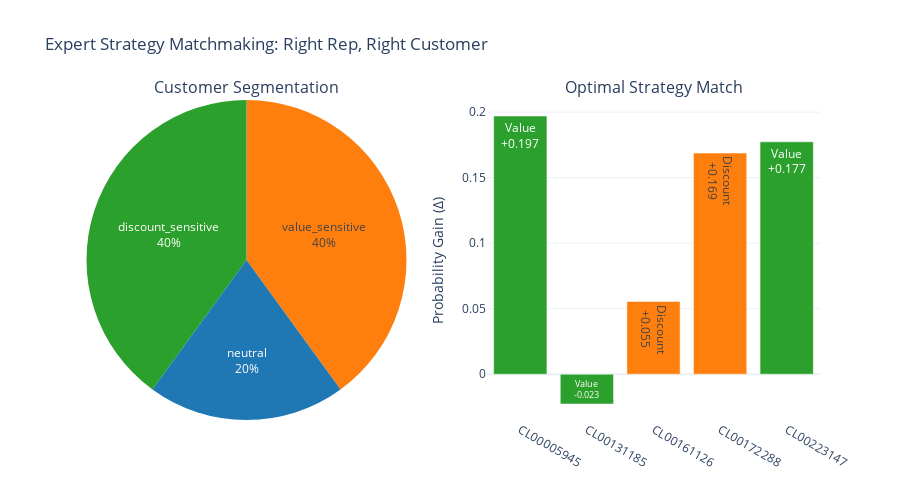

The cell this chart's notebook holds for it:
### Code cell
# SCENARIO 2.14: EXPERT STRATEGY MATCHMAKING DASHBOARD
print("\n=== SCENARIO 2.14: EXPERT STRATEGY MATCHMAKING DASHBOARD ===")

# This will run after the optimized sampling completes

if 'pivot_df' in locals() and len(pivot_df) > 0:
    # Get our 5 selected customers
    selected_df = pivot_df[pivot_df['customer_id'].isin(selected_ids)].copy()
    
    import plotly.graph_objects as go
    from plotly.subplots import make_subplots
    
    fig = make_subplots(
        rows=1, cols=2,
        subplot_titles=('Customer Segmentation', 'Optimal Strategy Match'),
        specs=[[{'type': 'pie'}, {'type': 'bar'}]]
    )
    
    # 1. Pie chart of segments in our sample
    segment_counts = selected_df['segment'].value_counts()
    fig.add_trace(
        go.Pie(
            labels=segment_counts.index,
            values=segment_counts.values,
            marker_colors=['#ff7f0e', '#2ca02c', '#1f77b4'],
            textinfo='label+percent',
            hovertemplate='Segment: %{label}<br>Count: %{value}<extra></extra>'
        ),
        row=1, col=1
    )
    
    # 2. Bar chart showing which strategy wins for each customer
    for _, row in selected_df.iterrows():
        winner = 'Discount' if row['discount_gain'] > row['value_gain'] else 'Value'
        gain = max(row['discount_gain'], row['value_gain'])
        color = '#ff7f0e' if winner == 'Discount' else '#2ca02c'
        
        fig.add_trace(
            go.Bar(
                x=[row['customer_id']],
                y=[gain],
                name=row['segment'],
                marker_color=color,
                text=[f'{winner}<br>{gain:+.3f}'],
                textposition='inside',
                hovertemplate=f"Customer: {row['customer_id']}<br>Segment: {row['segment']}<br>Optimal: {winner}<br>Gain: {gain:+.3f}<extra></extra>"
            ),
            row=1, col=2
        )
    
    fig.update_layout(
        title='Expert Strategy Matchmaking: Right Rep, Right Customer',
        height=500,
        showlegend=False,
        template='plotly_white'
    )
    
    fig.update_yaxes(title_text='Probability Gain (Δ)', row=1, col=2)
    
    fig.show()
    
    print("\n=== MATCHMAKING RULES ===")
    print("IF customer is discount-sensitive → send to DISCOUNT-FOCUSED reps")
    print("   • MARINA GUYOT (68.1% conversion)")
    print("   • Clément TOUZAN (54.8% conversion)")
    print("   • Alban LE MOIGNIC (50.0% conversion)")
    print("\nIF customer is value-sensitive → send to VALUE-FOCUSED reps")
    print("   • ELISABETH MACHADO (81.1% conversion)")
    print("   • Jérôme APPLAGNAT (50.2% conversion)")
    print("\nIF customer is neutral → A/B test to learn more")
    
else:
    print("⏳ Sampling still in progress... run this cell after completion")

### Figure 1 — Plotly figure (JSON) as saved in the notebook; plotly's stock layout.template omitted (floating-point values rounded to 4 significant figures)
{"data": [{"domain": {"x": [0, 0.45], "y": [0, 1]}, "hovertemplate": "Segment: %{label}<br>Count: %{value}<extra></extra>", "labels": ["value_sensitive", "discount_sensitive", "neutral"], "marker": {"colors": ["#ff7f0e", "#2ca02c", "#1f77b4"]}, "textinfo": "label+percent", "type": "pie", "values": [2, 2, 1]}, {"hovertemplate": "Customer: CL00005945<br>Segment: value_sensitive<br>Optimal: Value<br>Gain: +0.197<extra></extra>", "marker": {"color": "#2ca02c"}, "name": "value_sensitive", "text": ["Value<br>+0.197"], "textposition": "inside", "type": "bar", "x": ["CL00005945"], "xaxis": "x", "y": [0.1971], "yaxis": "y"}, {"hovertemplate": "Customer: CL00131185<br>Segment: neutral<br>Optimal: Value<br>Gain: -0.023<extra></extra>", "marker": {"color": "#2ca02c"}, "name": "neutral", "text": ["Value<br>-0.023"], "textposition": "inside", "type": "bar", "x": ["CL00131185"], "xaxis": "x", "y": [-0.02275], "yaxis": "y"}, {"hovertemplate": "Customer: CL00161126<br>Segment: discount_sensitive<br>Optimal: Discount<br>Gain: +0.055<extra></extra>", "marker": {"color": "#ff7f0e"}, "name": "discount_sensitive", "text": ["Discount<br>+0.055"], "textposition": "inside", "type": "bar", "x": ["CL00161126"], "xaxis": "x", "y": [0.05547], "yaxis": "y"}, {"hovertemplate": "Customer: CL00172288<br>Segment: discount_sensitive<br>Optimal: Discount<br>Gain: +0.169<extra></extra>", "marker": {"color": "#ff7f0e"}, "name": "discount_sensitive", "text": ["Discount<br>+0.169"], "textposition": "inside", "type": "bar", "x": ["CL00172288"], "xaxis": "x", "y": [0.1688], "yaxis": "y"}, {"hovertemplate": "Customer: CL00223147<br>Segment: value_sensitive<br>Optimal: Value<br>Gain: +0.177<extra></extra>", "marker": {"color": "#2ca02c"}, "name": "value_sensitive", "text": ["Value<br>+0.177"], "textposition": "inside", "type": "bar", "x": ["CL00223147"], "xaxis": "x", "y": [0.1774], "yaxis": "y"}], "layout": {"annotations": [{"font": {"size": 16}, "showarrow": false, "text": "Customer Segmentation", "x": 0.225, "xanchor": "center", "xref": "paper", "y": 1, "yanchor": "bottom", "yref": "paper"}, {"font": {"size": 16}, "showarrow": false, "text": "Optimal Strategy Match", "x": 0.775, "xanchor": "center", "xref": "paper", "y": 1, "yanchor": "bottom", "yref": "paper"}], "height": 500, "showlegend": false, "title": {"text": "Expert Strategy Matchmaking: Right Rep, Right Customer"}, "xaxis": {"anchor": "y", "domain": [0.55, 1]}, "yaxis": {"anchor": "x", "domain": [0, 1], "title": {"text": "Probability Gain (Δ)"}}}}
